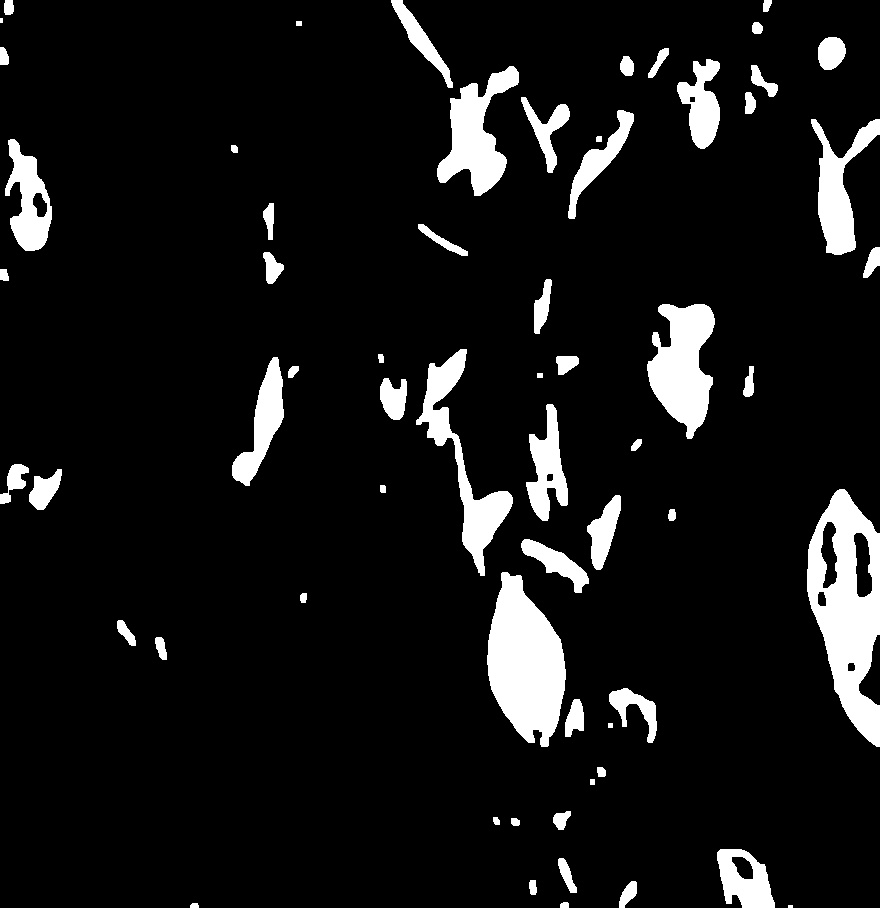
#> input picture closing.jpg, 880 x 908 px
$ python zdlt.py
#> lines starting #> are read from the running program, lines starting #| are printed output that depends on the picture; after the words box and inside, x2 and y2 are one past the last pixel; in counts of white or black regions, pixels touching at a corner belong together
import cv2
import numpy as np
from matplotlib import pyplot as plt
# 步骤：
# 1.扫描整幅图像，判断当前像素点是前景点同时还未打上标签，将该像素点入栈。
# （1）将当前栈中top元素出栈，通过4邻域判断(也需要同时满足是前景点未打上标签)进行元素入栈，同时对入栈的元素打上标签。
# (2) 重复(1)中的操作，直到栈表为空，退出当前循环，至此一个连通域的标签打完。
# 2.重复1中的所有操作。

def Connected_Separation(image):
    image_shape = image.shape
    rows = image_shape[0]
    cols = image_shape[1]
    index_map = np.zeros((rows, cols))
    label = 1
    for row in range(rows):
        for col in range(cols):
            # 扫描当前像素为前景且没有被访问过，将其入栈
            if image[row][col] == 1 and index_map[row][col] == 0:
                # 创建新站
                s = []
                # 入栈
                s.append((row, col))
                # 我们将(row,col)赋予一个label值
                index_map[row][col] = label
                # 循环判断4连通域是否与这个（row，col）相连，如果相连进行入栈操作，如果这个栈不为空
                while (len(s) != 0):
                    # 出栈,判断出栈元素的4领域
                    a = s.pop()
                    # 这边出栈的元素是不是还得赋予一个值
                    # 判断，可以入栈的元素，但是我还需要判断这个栈里面是否有这个元素，如果存在这个元素，那么就不能入栈
                    p=[]
                    p.append((a[0],a[1]-1 if a[1]-1>0 else 0))
                    p.append((a[0],a[1]+1 if a[1]+1<cols-1 else cols-1))
                    p.append((a[0]-1 if a[0]-1>0 else 0,a[1]))
                    p.append((a[0]+1 if a[0]+1<rows-1 else rows-1,a[1]))
                    # 判断栈里面是否以已经存在需要入栈的元素
                    for i in range(4):
                        if  image[p[i][0],p[i][1]] == 1 and index_map[p[i][0],p[i][1]] == 0:
                            s.append(p[i])
                            index_map[p[i][0], p[i][1]] = label
                    # 当栈里面的元素全部出去之后，我们的while就结束
                    if len(s) == 0:
                        label += 1
                        break
    return index_map

if __name__ == '__main__':
    image = cv2.imread('closing.jpg', 0)
#> image is the input picture: shape (908, 880); min 0, max 255, mean 22.2
    # 进行二值化
    # cv2.imshow('1',image)
    ret1, th1 = cv2.threshold(image, 0, 255, cv2.THRESH_OTSU)  # 也就是大于0的都写出255
#> th1: shape (908, 880); 8.7% white; 63 white regions (2 under 20 px), largest, box (x1, y1, x2, y2) and area: (807, 489, 880, 747) 10600, (487, 572, 566, 747) 9207, (647, 304, 715, 439) 5796
#> ret1 = 7
    # cv2.imshow('2',th1)
    # 翻转
    image = 1 - th1 / 255
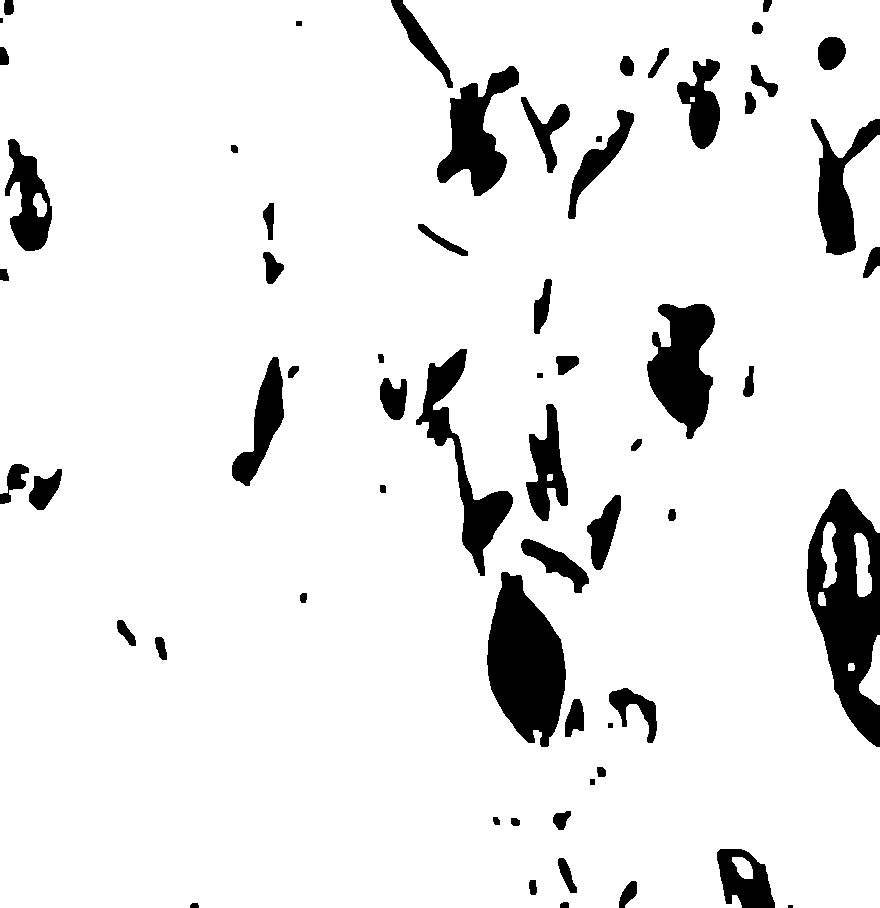
#> image: shape (908, 880) float64; values 0 (black) and 1 (white), 91.3% white; 63 black regions (2 under 20 px), largest, box (x1, y1, x2, y2) and area: (807, 489, 880, 747) 10600, (487, 572, 566, 747) 9207, (647, 304, 715, 439) 5796
    kernel = np.ones((11, 11))
    # 孔洞填补(闭运算)
    image = cv2.morphologyEx(image, cv2.MORPH_CLOSE, kernel=kernel)
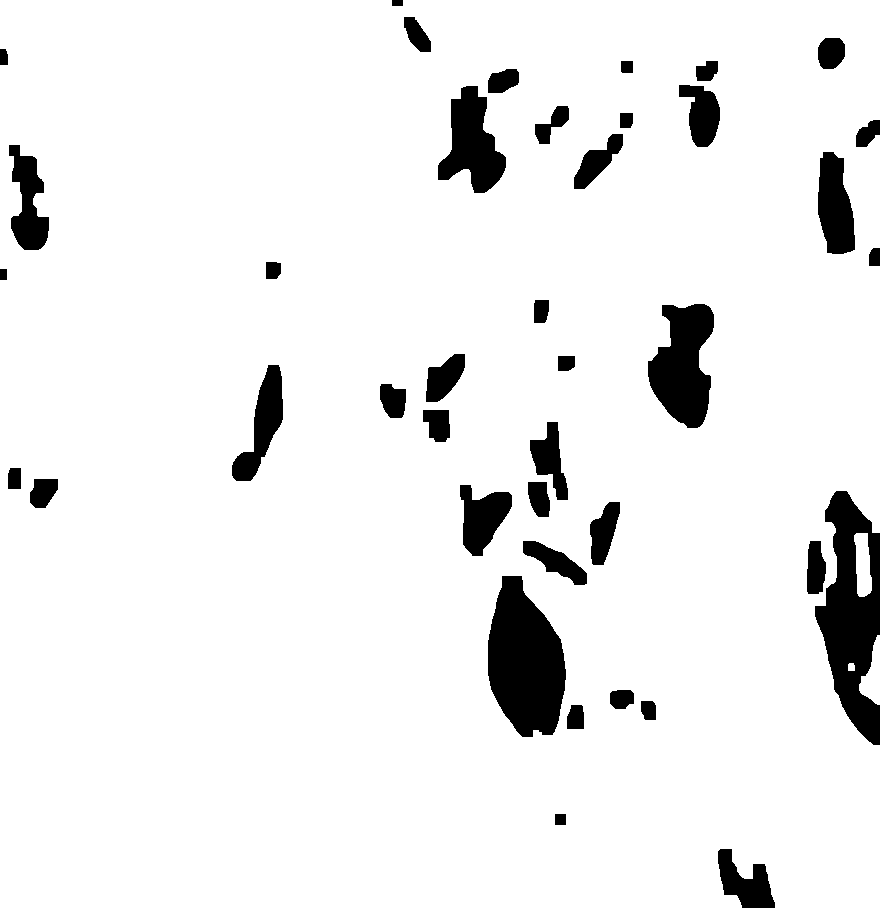
#> image: shape (908, 880) float64; values 0 (black) and 1 (white), 92.8% white; 40 black regions, largest, box (x1, y1, x2, y2) and area: (815, 491, 880, 745) 9248, (488, 576, 566, 737) 8992, (648, 304, 714, 428) 5534
    index_map =Connected_Separation(image)
#> after the loop in Connected_Separation, `for row in range(rows):`:
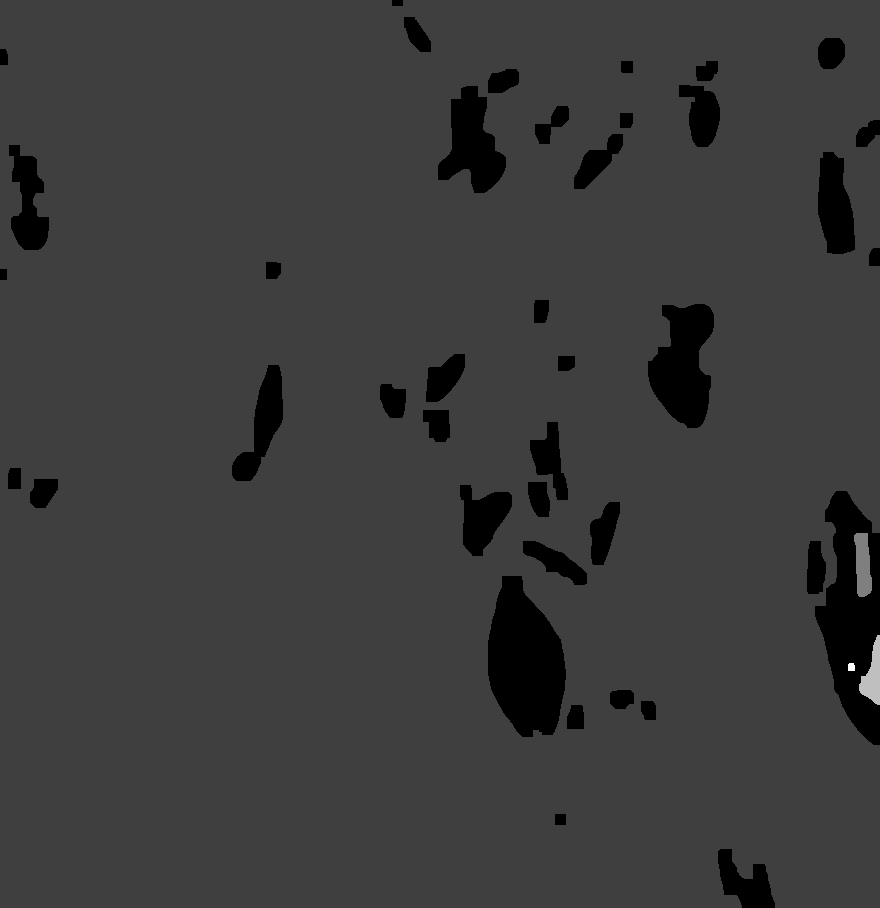
#> index_map: shape (908, 880) float64; min 0, max 4, mean 0.931; drawn with min black and max white
    plt.imshow(image, plt.cm.gray)
    plt.show()
    cv2.waitKey(0)
    cv2.destroyAllWindows()
